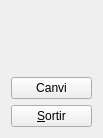
<?xml version="1.0" encoding="UTF-8"?>
<ui version="4.0">
 <class>MyForm</class>
 <widget class="QWidget" name="MyForm">
  <property name="geometry">
   <rect>
    <x>0</x>
    <y>0</y>
    <width>103</width>
    <height>138</height>
   </rect>
  </property>
  <property name="windowTitle">
   <string>Form</string>
  </property>
  <layout class="QVBoxLayout" name="verticalLayout">
   <item>
    <widget class="MyQLabel" name="label">
     <property name="minimumSize">
      <size>
       <width>0</width>
       <height>50</height>
      </size>
     </property>
     <property name="text">
      <string/>
     </property>
    </widget>
   </item>
   <item>
    <widget class="QPushButton" name="pushButton">
     <property name="text">
      <string>Canvi</string>
     </property>
    </widget>
   </item>
   <item>
    <widget class="QPushButton" name="pushButton_2">
     <property name="text">
      <string>&amp;Sortir</string>
     </property>
    </widget>
   </item>
  </layout>
 </widget>
 <customwidgets>
  <customwidget>
   <class>MyQLabel</class>
   <extends>QLabel</extends>
   <header>MyQLabel.h</header>
   <slots>
    <slot>canvia()</slot>
   </slots>
  </customwidget>
 </customwidgets>
 <resources/>
 <connections>
  <connection>
   <sender>pushButton</sender>
   <signal>clicked()</signal>
   <receiver>label</receiver>
   <slot>canvia()</slot>
   <hints>
    <hint type="sourcelabel">
     <x>69</x>
     <y>95</y>
    </hint>
    <hint type="destinationlabel">
     <x>68</x>
     <y>43</y>
    </hint>
   </hints>
  </connection>
  <connection>
   <sender>pushButton_2</sender>
   <signal>clicked()</signal>
   <receiver>MyForm</receiver>
   <slot>close()</slot>
   <hints>
    <hint type="sourcelabel">
     <x>102</x>
     <y>126</y>
    </hint>
    <hint type="destinationlabel">
     <x>127</x>
     <y>141</y>
    </hint>
   </hints>
  </connection>
 </connections>
</ui>
